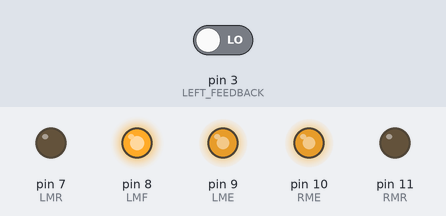
The sketch below on a simulated Arduino Uno, built with avr-gcc and run on an emulated ATmega328P. Parts: output pins drawn as LEDs (lit = HIGH). The test bench sets the inputs (shaded band); at power-on: pin 3 (LEFT_FEEDBACK) LOW.

Above: at 0.2 s.
At 5.04 s:
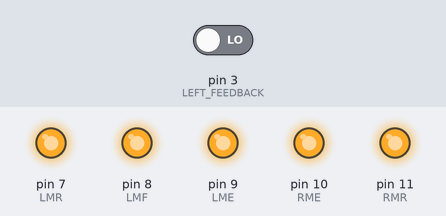
At 10.2 s:
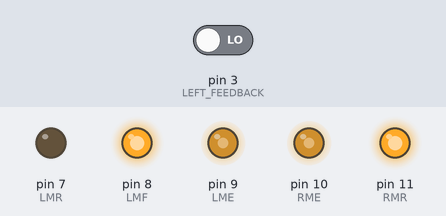
At 16.2 s:
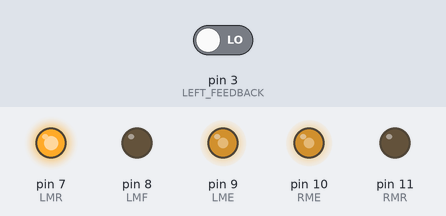
At 23.1 s:
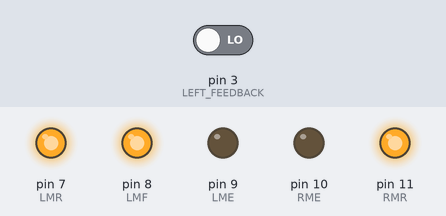
At 36.7 s:
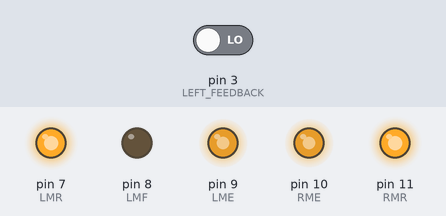
Timing chart, 0 to 40.0 s (numbered marks = the images above):
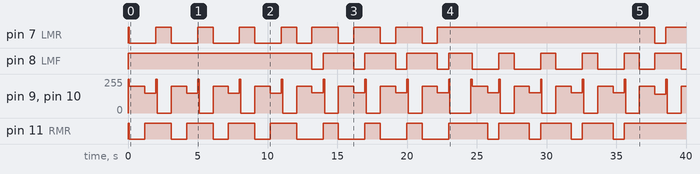

The sketch:

story_8_clean.ino
```cpp
int LME = 9;
int LMR = 7;
int LMF = 8;
int RME = 10;
int RMR = 11;
int RMF = 12;
int leftspeed = 200;
int rightspeed = 200;
int turn90 = 582 * 1.37;
int mill = 10000;
const int LEFT_FEEDBACK = 3; // Pin numbers on Rover
const int RIGHT_FEEDBACK = 3;

volatile int leftcounter = 0; // initiate counter to zero for start
volatile int rightcounter = 0; // counter could always be reset

void setup() {
  Serial.begin(115200);
  pinMode(LME, OUTPUT);
  pinMode(RMR, OUTPUT);
  pinMode(RME, OUTPUT);
  pinMode(LMF, OUTPUT);
  pinMode(LMR, OUTPUT);
  pinMode(LME, OUTPUT);

  attachInterrupt(digitalPinToInterrupt(LEFT_FEEDBACK),LeftMotorISR,RISING);
  attachInterrupt(digitalPinToInterrupt(RIGHT_FEEDBACK),RightMotorISR,RISING);
}

void loop() {
   stop();
   forwards();
   timedForward(1100);
   rightSquare(4);
   //timedForward(1100);
   leftSquare(4);
   delay(500);

   backwards();
   //delay(3000);
   timedBackward(1100);
   rerightSquare(4);
   //timedForward(1100);
   releftSquare(4);
   stop();
   exit(0);
}
void forwards() {
  /*
   * Moves rover forwards and doesn't stop
   */
  analogWrite(LME, leftspeed);
  analogWrite(RME, rightspeed);
  digitalWrite(LMF, HIGH);
  digitalWrite(RMF, HIGH);
  digitalWrite(LMR, LOW);
  digitalWrite(RMR, LOW);
}

void backwards() {
  /*
   * Moves rover backwards and doesn't stop
   */
  analogWrite(LME, leftspeed);
  analogWrite(RME, rightspeed);
  digitalWrite(LMF, LOW);
  digitalWrite(RMF, LOW);
  digitalWrite(LMR, HIGH);
  digitalWrite(RMR, HIGH);
}

void turnLeft(int turn){
  /*
   * Turns left 90 degrees
   */
  analogWrite(LME, (leftspeed * 0.76));
  analogWrite(RME, (rightspeed * 0.76));
  digitalWrite(LMR, HIGH);
  digitalWrite(LMF, LOW);
  digitalWrite(RMR, LOW);
  digitalWrite(RMF, HIGH);
  delay(turn);
}

void turnRight(int turn){
  /*
   * Turns right 90 degrees
   */
  analogWrite(LME, (leftspeed * 0.735));
  analogWrite(RME, (rightspeed * 0.735));
  digitalWrite(RMR, HIGH);
  digitalWrite(RMF, LOW);
  digitalWrite(LMR, LOW);
  digitalWrite(LMF, HIGH);
  delay(turn);
}

void returnLeft(int turn){
  /*
   * Reverse Turns left 90 degrees
   */
  analogWrite(LME, (leftspeed * 0.7));
  analogWrite(RME, (rightspeed * 0.7));
  digitalWrite(LMR, LOW);
  digitalWrite(LMF, HIGH);
  digitalWrite(RMR, HIGH);
  digitalWrite(RMF, LOW);
  delay(turn);
}

void returnRight(int turn){
  /*
   * Reverse Turns right 90 degrees
   */
  analogWrite(LME, (leftspeed * 0.767));
  analogWrite(RME, (rightspeed * 0.767));
  digitalWrite(RMR, LOW);
  digitalWrite(RMF, HIGH);
  digitalWrite(LMR, HIGH);
  digitalWrite(LMF, LOW);
  delay(turn);
}

void rightSquare(int turns) {
  /*
   * Make a square by turning right, uses 'turns' variable to set number of turns.
   */
  for (int i = 0; i < turns; i++) {
    forwards();
    delay(1100);
    turnRight(turn90);
    stop();
    delay(1000);
   }
}

void leftSquare(int turns) {
  /*
   * Make a square by turning left, uses 'turns' variable to set number of turns.
   */
  for (int i = 0; i < turns; i++) {
    forwards();
    delay(1100);
    turnLeft(turn90);
    stop();
    delay(1000);
   }
}

void rerightSquare(int turns) {
  /*
   * Make a square by turning right, uses 'turns' variable to set number of turns.
   */
  for (int i = 0; i < turns; i++) {
    backwards();
    delay(1100);
    returnRight(turn90);
    stop();
    delay(1000);
   }
}

void releftSquare(int turns) {
  /*
   * Make a square by turning left, uses 'turns' variable to set number of turns.
   */
  for (int i = 0; i < turns; i++) {
    backwards();
    delay(1100);
    returnLeft(turn90);
    stop();
    delay(1000);
   }
}

void counterForward(int counter = 975) {
  /*
   * Moves forwards for a set amount of counter.
   */
  if (rightcounter < counter) {
    forwards();
    }
}

void timedForward(int mill) {
  /*
   * Moves forwards for a set amount of counter.
   */
  forwards();
  if(millis() >= mill){
    stop();
    }
}

void timedBackward(int mill) {
  /*
   * Moves forwards for a set amount of counter.
   */
  backwards();
  if(millis() >= mill){
    stop();
    }
}

void stop() {
  /*
   * stops rover from moving
   */
  digitalWrite(LME, HIGH);
  digitalWrite(RME, HIGH);
  digitalWrite(LMF, HIGH);
  digitalWrite(RMF, HIGH);
  digitalWrite(LMR, HIGH);
  digitalWrite(RMR, HIGH);
  delay(100);
  digitalWrite(LME, LOW);
  digitalWrite(RME, LOW);
}


void LeftMotorISR(){
    // adds one to the counter on each motor revolution
    leftcounter++;
}

void RightMotorISR(){
    // adds one to the counter on each motor revolution
    rightcounter++;
}
```

Measured:
- by itself, pin 7 (LMR): goes HIGH 0.10 s, 4 × (LOW 1.9 s, HIGH 1.1 s), 3 × (LOW 1.1 s, HIGH 1.9 s), LOW 1.1 s, HIGH 15.6 s, LOW 0.80 s, then HIGH
- by itself, pin 8 (LMF): LOW → HIGH at 0.00 s, → LOW 13.2 s later, → HIGH 0.80 s later, → LOW 2.2 s later, … (20 changes in this stretch)
- by itself, pin 11 (RMR): LOW → HIGH at 0.00 s, → LOW 0.10 s later, → HIGH 1.1 s later, → LOW 1.9 s later, … (25 changes in this stretch)
- by itself, pin 9 (LME), pin 10 (RME): 0/255 → 255/255 at 0.00 s, → 200/255 0.10 s later, → 147/255 1.1 s later, → 255/255 0.80 s later, … (55 changes in this stretch)
